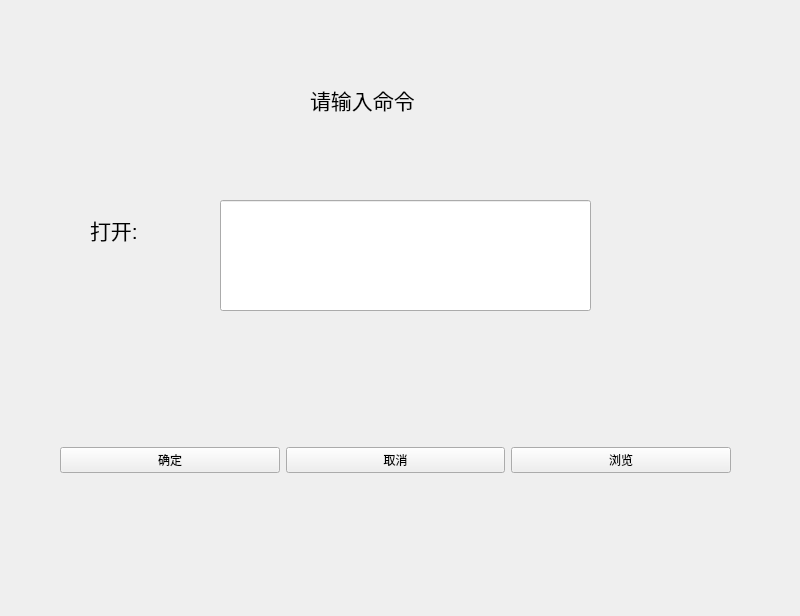
<?xml version="1.0" encoding="UTF-8"?>
<ui version="4.0">
 <class>Widget</class>
 <widget class="QWidget" name="Widget">
  <property name="geometry">
   <rect>
    <x>0</x>
    <y>0</y>
    <width>800</width>
    <height>616</height>
   </rect>
  </property>
  <property name="windowTitle">
   <string>Widget</string>
  </property>
  <widget class="QLabel" name="label">
   <property name="geometry">
    <rect>
     <x>310</x>
     <y>40</y>
     <width>191</width>
     <height>121</height>
    </rect>
   </property>
   <property name="text">
    <string>&lt;html&gt;&lt;head/&gt;&lt;body&gt;&lt;p&gt;&lt;span style=&quot; font-size:16pt;&quot;&gt;请输入命令&lt;/span&gt;&lt;/p&gt;&lt;/body&gt;&lt;/html&gt;</string>
   </property>
  </widget>
  <widget class="QLabel" name="label_2">
   <property name="geometry">
    <rect>
     <x>90</x>
     <y>190</y>
     <width>101</width>
     <height>81</height>
    </rect>
   </property>
   <property name="text">
    <string>&lt;html&gt;&lt;head/&gt;&lt;body&gt;&lt;p&gt;&lt;span style=&quot; font-size:16pt;&quot;&gt;打开:&lt;/span&gt;&lt;/p&gt;&lt;/body&gt;&lt;/html&gt;</string>
   </property>
  </widget>
  <widget class="QLineEdit" name="cmdLineEdit">
   <property name="geometry">
    <rect>
     <x>220</x>
     <y>200</y>
     <width>371</width>
     <height>111</height>
    </rect>
   </property>
  </widget>
  <widget class="QWidget" name="">
   <property name="geometry">
    <rect>
     <x>60</x>
     <y>390</y>
     <width>671</width>
     <height>141</height>
    </rect>
   </property>
   <layout class="QHBoxLayout" name="horizontalLayout" stretch="3,3,3">
    <item>
     <widget class="QPushButton" name="commitButton">
      <property name="text">
       <string>确定</string>
      </property>
     </widget>
    </item>
    <item>
     <widget class="QPushButton" name="cancelButton">
      <property name="text">
       <string>取消</string>
      </property>
     </widget>
    </item>
    <item>
     <widget class="QPushButton" name="browseButton">
      <property name="text">
       <string>浏览</string>
      </property>
     </widget>
    </item>
   </layout>
  </widget>
 </widget>
 <resources/>
 <connections/>
</ui>
